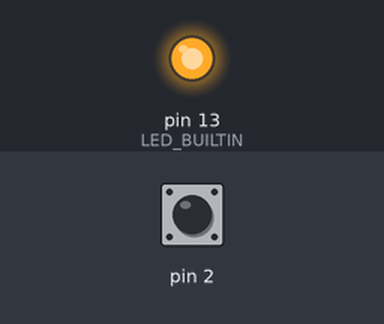
The sketch below on a simulated Arduino Uno, built with avr-gcc and run on an emulated ATmega328P. Parts: output pins drawn as LEDs (lit = HIGH). Inputs (shaded band) come from the test bench; at power-on: pin 2 HIGH.

Above: at 1.2 s.
1.3 s: pin 2 pulled LOW for 0.15 s
At 1.37 s:
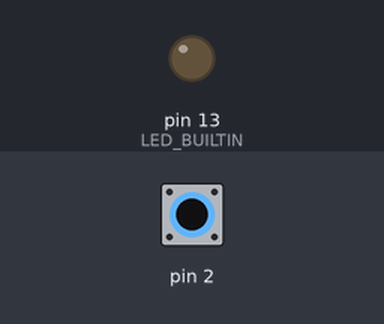
2.9 s: pin 2 pulled LOW for 3.2 s
At 7.5 s:
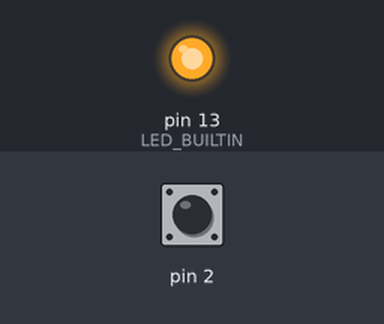
Timing chart, 0 to 9.0 s (numbered marks = the images above; inputs shaded):
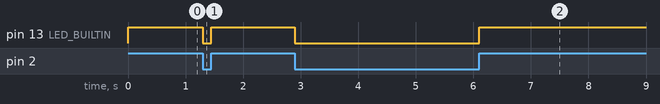

The sketch:

MY_DIREZIONE.ino
```cpp
void setup () {
pinMode (LED_BUILTIN, OUTPUT);
pinMode (2, INPUT);
digitalWrite (2, HIGH);
}
void loop (){
if (digitalRead(2)==HIGH) {
  digitalWrite(LED_BUILTIN, HIGH);
}
else {
  digitalWrite(LED_BUILTIN, LOW);
}
}
```

Measured:
- after the input at 1.3 s, pin 13 (LED_BUILTIN): HIGH → LOW at once, → HIGH 0.15 s later
- after the input at 2.9 s, pin 13 (LED_BUILTIN): HIGH → LOW at once, → HIGH 3.2 s later
